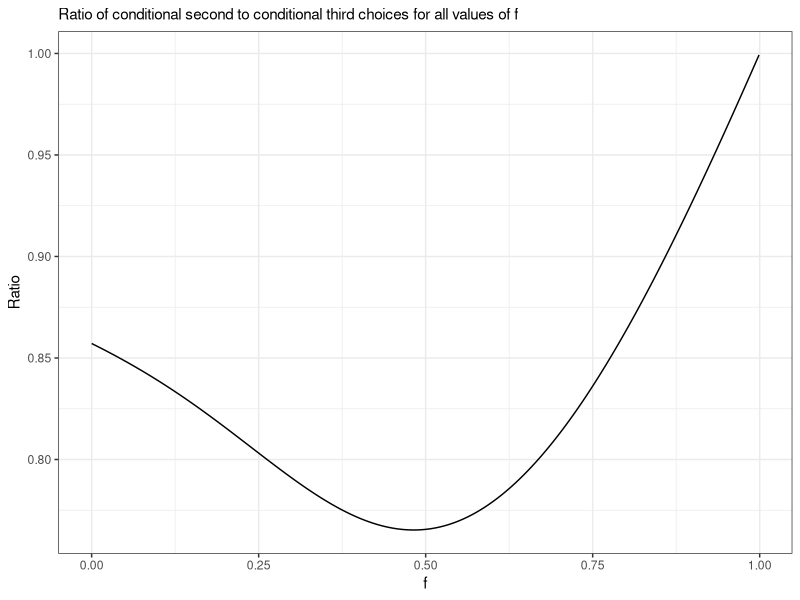

Generate this figure with R:
## ---- chunk 1
knitr::opts_chunk$set(echo = TRUE)
## ---- chunk 2
library(ggplot2)
x <- vector()
## ---- chunk 3
b <- function(r, n, f){
  for (i in r:n)
    x[i] <- choose(n-1, i-1)*(1-f)^(i-1)*f^(n-i)/i
  return(sum(x, na.rm = TRUE))
}

p <- function(n, f){
  for (i in 1:n)
    x[i] <- b(i, n, f)
  return(x)
}

## ---- chunk 4
c2c3ratio <- function(n, f){
  x <- p(n,f)
  x[n+1] <- (x[2]/(1-x[1]))/(x[3]/(1-x[1]-x[2]))
  return(x[n+1])
}

## ---- chunk 5
#Set the value of n
n <- 8

# Create a vector of values of f
s <- seq(0,.99999, by=.001) 

# The function calculating c(2)/c(3) for each value in vector s
Ratio <- function(n){
  for (i in 1:length(s)) 
    x[i] <- c2c3ratio(n,s[i])
  return(x)
}

# Create a vector of c(2)/c(3) ratios for all values of f where n = n
v <- Ratio(n)

# Draw the function for n = n
v <- as.data.frame(v)
ggplot(v,aes(s,v)) + 
  geom_line()+
  labs(subtitle="Ratio of conditional second to conditional third choices for all values of f", 
       x="f", 
       y="Ratio"
       ) +
  theme_bw()

## ---- chunk 6
optimise(f=c2c3ratio, c(0,1), maximum = FALSE, n=n)
